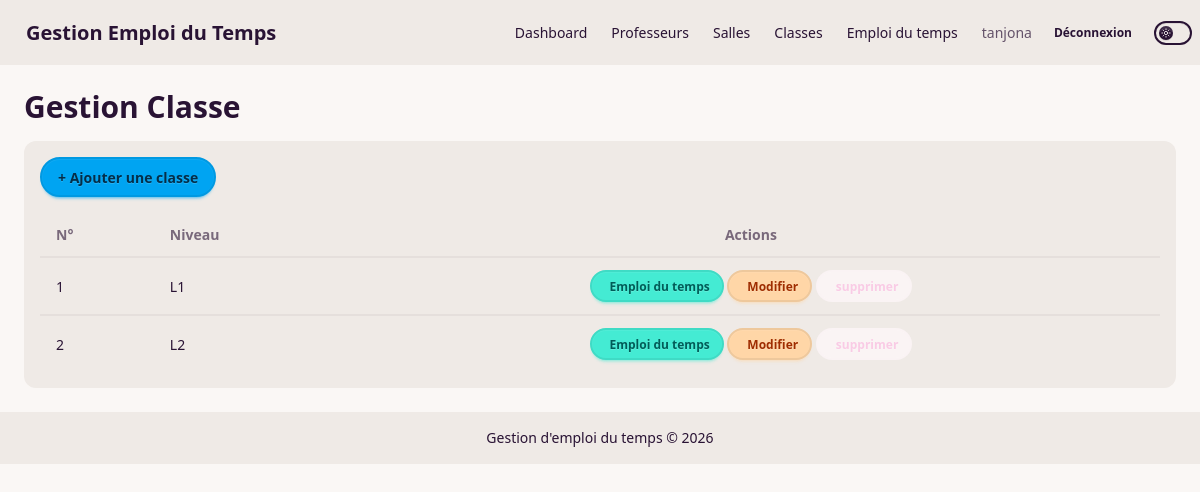
Before: /classe/ (signed in) with the older database file.
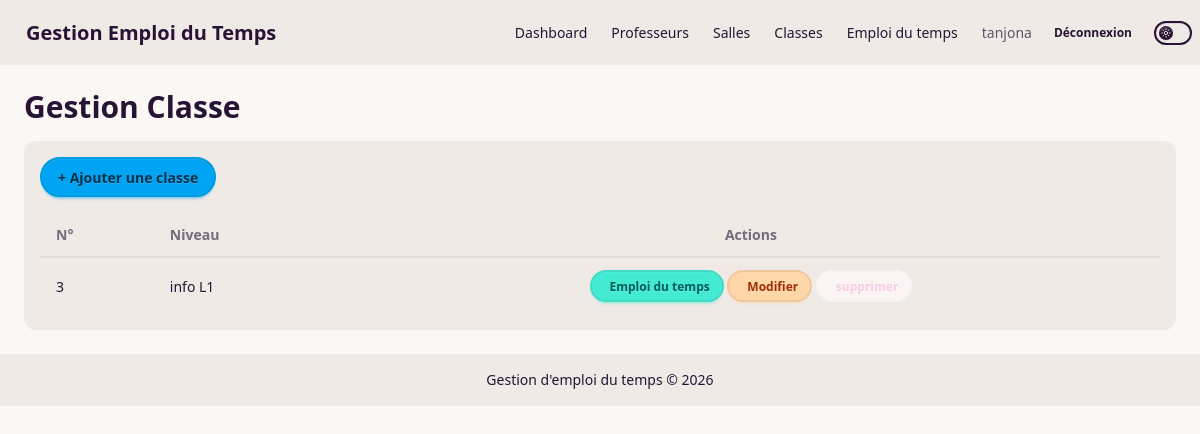
After: the same page with the newer database file.
### emploi/models.py (models this page shows, shortened)
class Classe(models.Model):
    idclass = models.AutoField(primary_key=True)
    niveau = models.CharField(max_length=100)

### emploi/views.py (the view)
# urls.py: path('classe/', login_required(views.classe), name="classe" ),
def classe(request):
    classes = Classe.objects.all()
    form = ClasseForms()
    return render(request, "classe/classe.html", {"classes": classes, "form": form})

### emploi/forms.py
class ClasseForms(forms.ModelForm):
    class Meta:
        model = Classe
        fields = [ 'niveau']

### emploi/templates/classe/classe.html (shortened to what this page needs)
{% extends "base.html" %}
{% block content %}
<h1 class="text-3xl font-bold">
    Gestion Classe
</h1>
<div class="w-full bg-base-200 p-4 rounded-xl mt-4">
    <div class="mb-4">
        <button onclick="mdclasse.showModal()" class="btn btn-info">+ Ajouter une classe</button>
    </div>
    <div class="overflow-x-auto">
        <table class="table table-zebra w-full">
            <thead>
                <tr>
                    <th>N°</th>
                    <th>Niveau</th>
                    <th class="text-center">Actions</th>
                </tr>
            </thead>
            <tbody>
                {% for cl in classes %}
                <tr>
                    <td>{{ cl.idclass }}</td>
                    <td>{{ cl.niveau }}</td>
                    <td class="text-center">
                        <a href="{% url 'emploi_classe' cl.idclass %}" class="btn btn-sm btn-primary">
                            Emploi du temps
                        </a>
                        <button type="button" class="btn btn-sm btn-accent"
                            onclick="document.getElementById('modal_mod_{{ cl.idclass }}').showModal()">
                            Modifier
                        </button>
                        <button class="btn btn-soft btn-secondary btn-sm" type="button"
                            onclick="document.getElementById('modal_sup_{{ cl.idclass }}').showModal()">
                            supprimer
                        </button>
                    </td>
                </tr>
                {% endfor %}
            </tbody>
        </table>
    </div>
</div>
{%endblock %}

Changed rows visible on the page:
removed Classe: idclass "1", niveau "L1"
removed Classe: idclass "2", niveau "L2"
added Classe: idclass "3", niveau "info L1"
